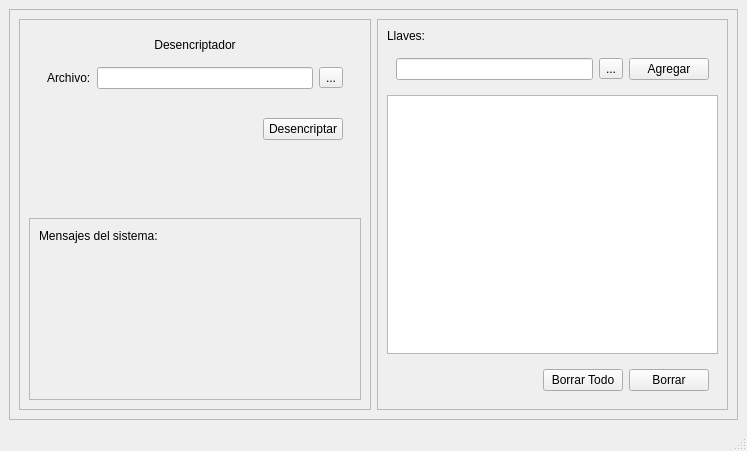
<?xml version="1.0" encoding="UTF-8"?>
<ui version="4.0">
 <class>MainWindow</class>
 <widget class="QMainWindow" name="MainWindow">
  <property name="geometry">
   <rect>
    <x>0</x>
    <y>0</y>
    <width>747</width>
    <height>451</height>
   </rect>
  </property>
  <property name="windowTitle">
   <string>Encriptador</string>
  </property>
  <widget class="QWidget" name="centralwidget">
   <layout class="QGridLayout" name="gridLayout">
    <item row="0" column="0">
     <widget class="QFrame" name="frame">
      <property name="frameShape">
       <enum>QFrame::StyledPanel</enum>
      </property>
      <property name="frameShadow">
       <enum>QFrame::Raised</enum>
      </property>
      <layout class="QHBoxLayout" name="horizontalLayout">
       <item>
        <widget class="QFrame" name="frame_3">
         <property name="sizePolicy">
          <sizepolicy hsizetype="Preferred" vsizetype="Preferred">
           <horstretch>0</horstretch>
           <verstretch>1</verstretch>
          </sizepolicy>
         </property>
         <property name="frameShape">
          <enum>QFrame::StyledPanel</enum>
         </property>
         <property name="frameShadow">
          <enum>QFrame::Raised</enum>
         </property>
         <layout class="QVBoxLayout" name="verticalLayout_2">
          <item>
           <widget class="QWidget" name="Entrador" native="true">
            <layout class="QFormLayout" name="formLayout">
             <item row="0" column="0" colspan="2">
              <widget class="QLabel" name="label_2">
               <property name="sizePolicy">
                <sizepolicy hsizetype="Preferred" vsizetype="Preferred">
                 <horstretch>0</horstretch>
                 <verstretch>0</verstretch>
                </sizepolicy>
               </property>
               <property name="maximumSize">
                <size>
                 <width>16777215</width>
                 <height>20</height>
                </size>
               </property>
               <property name="text">
                <string>Desencriptador</string>
               </property>
               <property name="alignment">
                <set>Qt::AlignCenter</set>
               </property>
              </widget>
             </item>
             <item row="1" column="0" colspan="2">
              <widget class="QWidget" name="widget" native="true">
               <layout class="QHBoxLayout" name="horizontalLayout_2">
                <item>
                 <widget class="QLabel" name="label_3">
                  <property name="text">
                   <string>Archivo:</string>
                  </property>
                 </widget>
                </item>
                <item>
                 <widget class="QLineEdit" name="EntradaFile">
                  <property name="autoFillBackground">
                   <bool>false</bool>
                  </property>
                  <property name="clearButtonEnabled">
                   <bool>false</bool>
                  </property>
                 </widget>
                </item>
                <item>
                 <widget class="QToolButton" name="Explorador_1">
                  <property name="text">
                   <string>...</string>
                  </property>
                 </widget>
                </item>
               </layout>
              </widget>
             </item>
             <item row="2" column="0" colspan="2">
              <widget class="QWidget" name="widget_2" native="true">
               <property name="minimumSize">
                <size>
                 <width>50</width>
                 <height>50</height>
                </size>
               </property>
               <layout class="QHBoxLayout" name="horizontalLayout_3">
                <item>
                 <spacer name="horizontalSpacer">
                  <property name="orientation">
                   <enum>Qt::Horizontal</enum>
                  </property>
                  <property name="sizeHint" stdset="0">
                   <size>
                    <width>190</width>
                    <height>20</height>
                   </size>
                  </property>
                 </spacer>
                </item>
                <item>
                 <widget class="QPushButton" name="Ejecutar">
                  <property name="text">
                   <string>Desencriptar</string>
                  </property>
                 </widget>
                </item>
               </layout>
              </widget>
             </item>
            </layout>
           </widget>
          </item>
          <item>
           <widget class="QFrame" name="frame_5">
            <property name="sizePolicy">
             <sizepolicy hsizetype="Preferred" vsizetype="Preferred">
              <horstretch>0</horstretch>
              <verstretch>0</verstretch>
             </sizepolicy>
            </property>
            <property name="frameShape">
             <enum>QFrame::StyledPanel</enum>
            </property>
            <property name="frameShadow">
             <enum>QFrame::Raised</enum>
            </property>
            <layout class="QGridLayout" name="gridLayout_2">
             <item row="0" column="0">
              <widget class="QLabel" name="label_5">
               <property name="maximumSize">
                <size>
                 <width>16777215</width>
                 <height>15</height>
                </size>
               </property>
               <property name="text">
                <string>Mensajes del sistema:</string>
               </property>
              </widget>
             </item>
             <item row="1" column="0">
              <widget class="QLabel" name="CuadroMensaje">
               <property name="font">
                <font>
                 <pointsize>12</pointsize>
                </font>
               </property>
               <property name="text">
                <string/>
               </property>
               <property name="alignment">
                <set>Qt::AlignCenter</set>
               </property>
              </widget>
             </item>
            </layout>
           </widget>
          </item>
         </layout>
        </widget>
       </item>
       <item>
        <widget class="QFrame" name="frame_2">
         <property name="frameShape">
          <enum>QFrame::StyledPanel</enum>
         </property>
         <property name="frameShadow">
          <enum>QFrame::Raised</enum>
         </property>
         <layout class="QVBoxLayout" name="verticalLayout">
          <item>
           <widget class="QLabel" name="label">
            <property name="text">
             <string>Llaves:</string>
            </property>
           </widget>
          </item>
          <item>
           <widget class="QWidget" name="widget_3" native="true">
            <layout class="QHBoxLayout" name="horizontalLayout_4">
             <item>
              <widget class="QLineEdit" name="EntradaLlaves"/>
             </item>
             <item>
              <widget class="QToolButton" name="Explorador_2">
               <property name="text">
                <string>...</string>
               </property>
              </widget>
             </item>
             <item>
              <widget class="QPushButton" name="Agregar">
               <property name="text">
                <string>Agregar</string>
               </property>
              </widget>
             </item>
            </layout>
           </widget>
          </item>
          <item>
           <widget class="QListWidget" name="ListaDeLlaves"/>
          </item>
          <item>
           <widget class="QWidget" name="widget_4" native="true">
            <layout class="QHBoxLayout" name="horizontalLayout_5">
             <item>
              <spacer name="horizontalSpacer_2">
               <property name="orientation">
                <enum>Qt::Horizontal</enum>
               </property>
               <property name="sizeHint" stdset="0">
                <size>
                 <width>40</width>
                 <height>20</height>
                </size>
               </property>
              </spacer>
             </item>
             <item>
              <widget class="QPushButton" name="BorrarLlaves">
               <property name="text">
                <string>Borrar Todo</string>
               </property>
              </widget>
             </item>
             <item>
              <widget class="QPushButton" name="BorrarLlave">
               <property name="text">
                <string>Borrar</string>
               </property>
              </widget>
             </item>
            </layout>
           </widget>
          </item>
         </layout>
        </widget>
       </item>
      </layout>
     </widget>
    </item>
   </layout>
  </widget>
  <widget class="QStatusBar" name="statusbar"/>
 </widget>
 <resources/>
 <connections/>
</ui>
